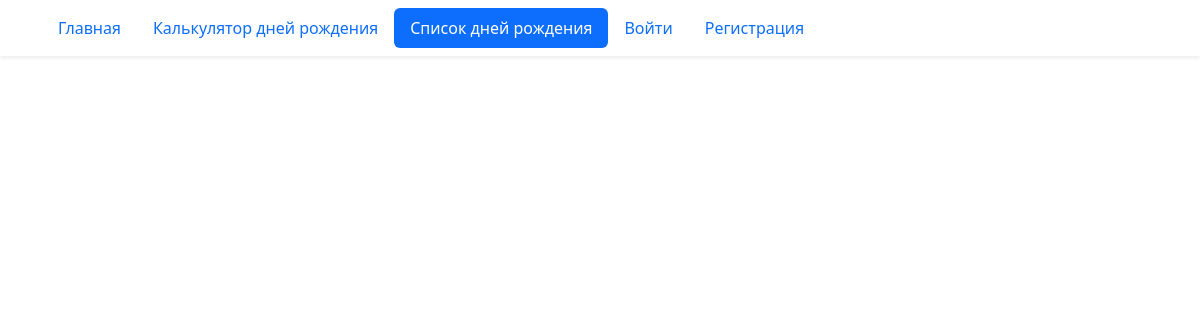
The page /birthday/list/ on the database as committed earlier.
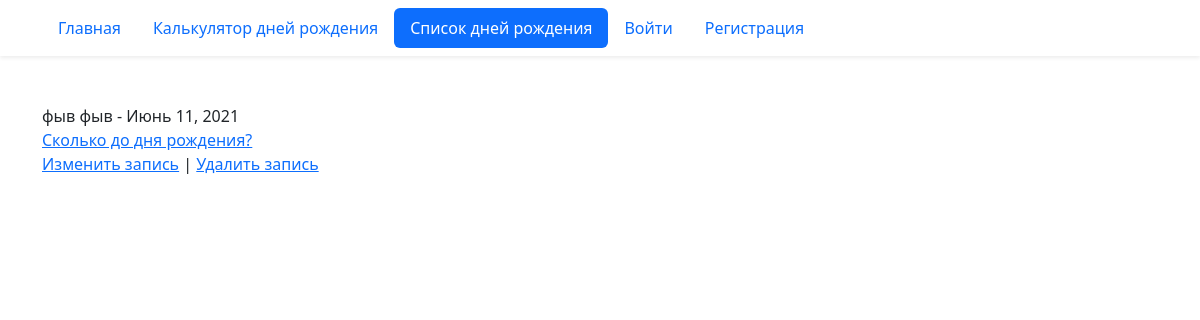
The same page on the database as committed later.
### birthday/models.py (models this page shows, shortened)
class Birthday(models.Model):
    first_name = models.CharField('Имя', max_length=20)
    last_name = models.CharField(
        'Фамилия', max_length=20, help_text='Опциональное поле', blank=True
    )
    birthday = models.DateField('Дата рождения', validators=(real_age,))
    image = models.ImageField('Фото', blank=True)
    author = models.ForeignKey(
        User,
        verbose_name='Автор записи',
        on_delete=models.CASCADE,
        null=True,
    )
    class Meta:
        constraints = (
            models.UniqueConstraint(
                fields=('first_name', 'last_name', 'birthday'),
                name='Unique person constraint',
            ),
        )

### birthday/views.py (the view)
# urls.py: path('list/', views.BirthdayListView.as_view(), name='list'),
class BirthdayListView(ListView):
    model = Birthday
    ordering = 'id'
    paginate_by = 10

### templates/birthday/birthday_list.html (shortened to what this page needs)
{% extends "base.html" %}
{% block content %}
  {% for birthday in page_obj %}
    <div>
      <div>
        {{ birthday.first_name }} {{ birthday.last_name }} - {{ birthday.birthday }}<br>
        <a href="{% url 'birthday:detail' birthday.id %}">Сколько до дня рождения?</a>
      </div>
      <div>
        <a href="{% url 'birthday:edit' birthday.id %}">Изменить запись</a>
             |
        <a href="{% url 'birthday:delete' birthday.id %}">Удалить запись</a>
      </div>
    </div>
  {% endfor %}
{% endblock %}

### templates/base.html (shortened to what this page needs)
<!DOCTYPE html>
{% load django_bootstrap5 %}
<html lang="ru">
  <head>
    {% bootstrap_css %}
  </head>
  <body>
    {% include "includes/header.html" %}
    <div class="container pt-5">
      {% block content %}{% endblock %}
    </div>
  </body>
</html>

### templates/includes/header.html
<header>
  <nav class="navbar shadow-sm">
    <div class="container">
      {% with request.resolver_match.view_name as view_name %}
        <ul class="nav nav-pills">
          <li class="nav-item">
            <a class="nav-link {% if view_name == 'pages:homepage' %} active {% endif %}"
              href="{% url 'pages:homepage' %}">
              Главная
            </a>
          </li>
          <li class="nav-item">
            <a class="nav-link {% if view_name == 'birthday:create' %} active {% endif %}"
              href="{% url 'birthday:create' %}">
              Калькулятор дней рождения
            </a>
          </li>
          <li class="nav-item">
            <a class="nav-link {% if view_name == 'birthday:list' %} active {% endif %}" href="{% url 'birthday:list' %}">
              Cписок дней рождения
            </a>
          </li>
          {% if user.is_authenticated %}
            <span class="navbar-text">Пользователь: <b>{{ user.username }}</b></span>
            <li class="nav-item">
              <a class="nav-link{% if view_name == 'password_change' %} active {% endif %}"
                href="{% url 'password_change' %}">Изменить пароль</a>
            </li>
            <li class="nav-item">
              <a class="nav-link" href="{% url 'logout' %}">Выйти</a>
            </li>
          {% else %}
            <li class="nav-item">
              <a class="nav-link{% if view_name == 'login' %} active {% endif %}" href="{% url 'login' %}">Войти</a>
            </li>
            <li class="nav-item">
              <a class="nav-link{% if view_name == 'registration' %} active {% endif %}" href="{% url 'registration' %}">Регистрация</a>
            </li>
          {% endif %}
        </ul>
      {% endwith %}
    </div>
  </nav>
</header>

Rows that differ between the two databases and show on the page:
added Birthday: first_name "фыв", last_name "фыв", birthday "Июнь 11, 2021"
